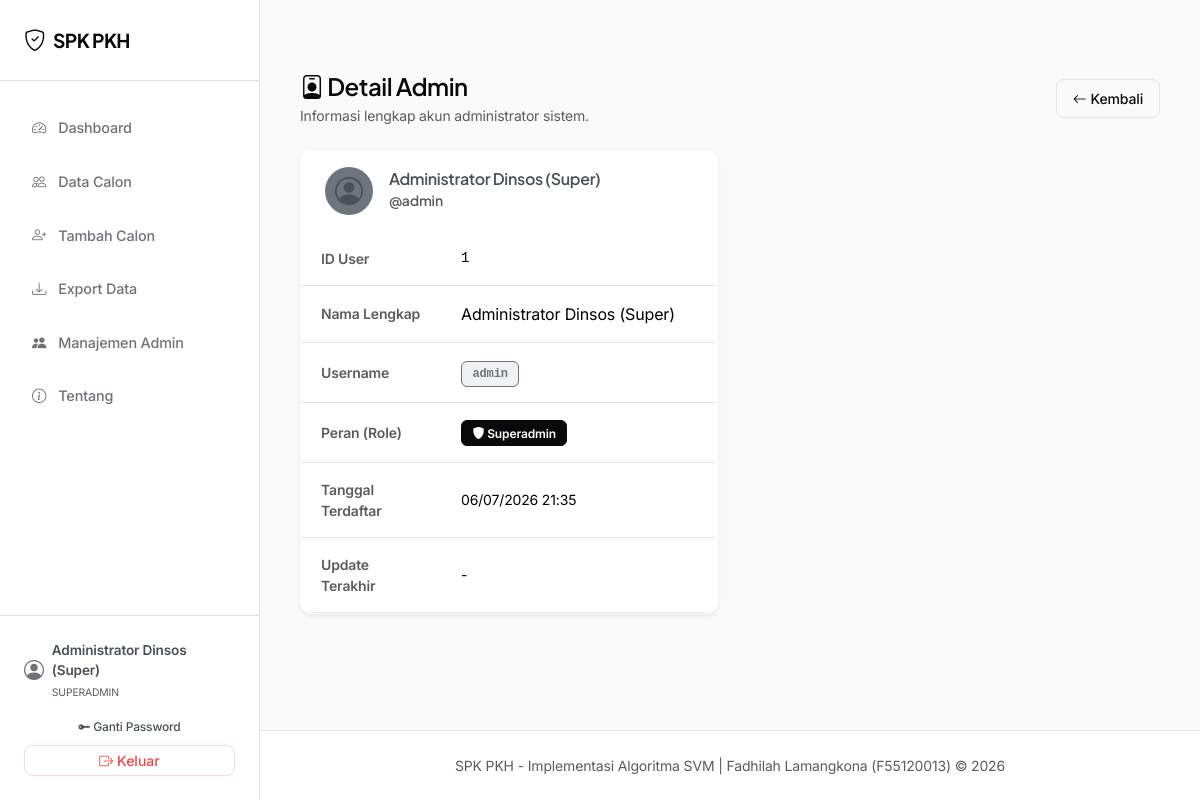
The page /admin/users/1/detail (signed in) on the database its author committed.
### models_db.py (models this page shows, shortened)
class User(db.Model):
    __tablename__ = 'users'
    id = db.Column(db.Integer, primary_key=True)
    username = db.Column(db.String(50), unique=True, nullable=False)
    password_hash = db.Column(db.String(255), nullable=False)
    nama_lengkap = db.Column(db.String(100), nullable=False)
    role = db.Column(db.String(20), nullable=False, default='admin')  # 'superadmin' atau 'admin'
    must_change_password = db.Column(db.Boolean, default=False)
    created_at = db.Column(db.DateTime, default=lambda: datetime.now(timezone.utc))

### routes/admin.py (the view)
@admin_bp.route('/users/<int:id>/detail')
@login_required
@superadmin_required
def detail_user(id):
    user = User.query.get_or_404(id)
    return render_template('admin/user_detail.html', user=user)

### core/auth.py (called while the page is built)
def login_required(f):
    @wraps(f)
    def decorated_function(*args, **kwargs):
        if 'user_id' not in session:
            flash('Silakan login terlebih dahulu untuk mengakses sistem.', 'warning')
            return redirect(url_for('auth.login'))
        from flask import request as _req
        if _req.endpoint != 'auth.change_password':
            user = User.query.get(session['user_id'])
            if user and user.must_change_password:
                flash('Anda harus mengganti password sebelum dapat mengakses sistem.', 'warning')
                return redirect(url_for('auth.change_password', force=True))
        return f(*args, **kwargs)
    return decorated_function

def superadmin_required(f):
    @wraps(f)
    def decorated_function(*args, **kwargs):
        if 'user_id' not in session:
            flash('Silakan login terlebih dahulu untuk mengakses sistem.', 'warning')
            return redirect(url_for('auth.login'))
        user = User.query.get(session['user_id'])
        if not user or user.role != 'superadmin':
            flash('Anda tidak memiliki hak akses untuk halaman ini.', 'danger')
            return redirect(url_for('dashboard.index'))
        return f(*args, **kwargs)
    return decorated_function

def inject_user():
    if 'user_id' in session:
        user = User.query.get(session['user_id'])
        return dict(current_user=user)
    return dict(current_user=None)

def generate_csrf_token():
    if '_csrf_token' not in session:
        session['_csrf_token'] = secrets.token_hex(32)
    return session['_csrf_token']

def inject_csrf():
    return dict(csrf_token=generate_csrf_token())

### core/security.py (called while the page is built)
def register_security_headers(app):
    @app.after_request
    def add_security_headers(response):
        for header, value in _SECURITY_HEADERS.items():
            response.headers[header] = value
        return response

### templates/admin/user_detail.html (shortened to what this page needs)
{% extends 'base.html' %}
{% block content %}
<div class="stagger-container py-3">
    <div class="d-flex justify-content-between align-items-center mb-4">
        <div>
            <h4 class="mb-1"><i class="bi bi-person-badge"></i> Detail Admin</h4>
            <p class="text-muted small mb-0">Informasi lengkap akun administrator sistem.</p>
        </div>
        <a href="{{ url_for('admin.list_users') }}" class="btn btn-outline-primary btn-sm d-flex align-items-center gap-1">
            <i class="bi bi-arrow-left"></i> Kembali
        </a>
    </div>
    <div class="row">
        <div class="col-md-7 col-lg-6">
            <div class="card shadow-sm border border-light border-opacity-10">
                <div class="card-header bg-transparent border-bottom border-light border-opacity-10 py-3 d-flex align-items-center gap-3">
                    <div class="d-inline-flex align-items-center justify-content-center bg-secondary bg-opacity-20 text-dark-emphasis rounded-circle" style="width: 48px; height: 48px;">
                        <i class="bi bi-person-circle fs-3"></i>
                    </div>
                    <div>
                        <h6 class="mb-0 fw-semibold text-dark-emphasis">{{ user.nama_lengkap }}</h6>
                        <span class="text-muted small">@{{ user.username }}</span>
                    </div>
                </div>
                <div class="card-body p-0">
                    <div class="table-responsive border-0">
                        <table class="table mb-0">
                            <tbody>
                                <tr>
                                    <td class="text-muted small fw-semibold" style="width: 140px;">ID User</td>
                                    <td class="font-monospace small">{{ user.id }}</td>
                                </tr>
                                <tr>
                                    <td class="text-muted small fw-semibold">Nama Lengkap</td>
                                    <td>{{ user.nama_lengkap }}</td>
                                </tr>
                                <tr>
                                    <td class="text-muted small fw-semibold">Username</td>
                                    <td><span class="badge bg-secondary bg-opacity-10 text-secondary border border-secondary border-opacity-20 font-monospace">{{ user.username }}</span></td>
                                </tr>
                                <tr>
                                    <td class="text-muted small fw-semibold">Peran (Role)</td>
                                    <td>
                                        {% if user.role == 'superadmin' %}
                                        <span class="badge badge-layak"><i class="bi bi-shield-fill"></i> Superadmin</span>
                                        {% else %}
                                        <span class="badge badge-tidak-layak text-dark-emphasis"><i class="bi bi-person"></i> Admin</span>
                                        {% endif %}
                                    </td>
                                </tr>
                                <tr>
                                    <td class="text-muted small fw-semibold">Tanggal Terdaftar</td>
                                    <td class="small">{{ user.created_at.strftime('%d/%m/%Y %H:%M') if user.created_at else '-' }}</td>
                                </tr>
                                <tr>
                                    <td class="text-muted small fw-semibold">Update Terakhir</td>
                                    <td class="small">{{ user.updated_at.strftime('%d/%m/%Y %H:%M') if user.updated_at else '-' }}</td>
                                </tr>
                            </tbody>
                        </table>
                    </div>
                </div>
            </div>
        </div>
    </div>
</div>
{% endblock %}

### templates/base.html (shortened to what this page needs)
<!DOCTYPE html>
<html lang="id" data-bs-theme="light">
<head>
    <link href="https://cdn.jsdelivr.net/npm/bootstrap@5.3.3/dist/css/bootstrap.min.css" rel="stylesheet">
    <link rel="stylesheet" href="https://cdn.jsdelivr.net/npm/bootstrap-icons@1.11.3/font/bootstrap-icons.min.css">
    <link rel="stylesheet" href="{{ url_for('static', filename='css/style.css') }}">
</head>
<body>
    {% if current_user %}
    <div class="app-container">
        <aside class="sidebar-panel" id="sidebarPanel">
            <div class="sidebar-header">
                <a class="sidebar-brand" href="{{ url_for('dashboard.index') }}">
                    <i class="bi bi-shield-check"></i> SPK PKH
                </a>
            </div>
            <ul class="sidebar-menu">
                <li>
                    <a class="sidebar-link {% if request.endpoint == 'dashboard.index' %}active{% endif %}" href="{{ url_for('dashboard.index') }}">
                        <i class="bi bi-speedometer2"></i> Dashboard
                    </a>
                </li>
                <li>
                    <a class="sidebar-link {% if request.endpoint in ('calon.daftar_calon', 'calon.edit_calon', 'calon.prediksi_ulang', 'calon.export_calon') %}active{% endif %}" href="{{ url_for('calon.daftar_calon') }}">
                        <i class="bi bi-people"></i> Data Calon
                    </a>
                </li>
                <li>
                    <a class="sidebar-link {% if request.endpoint in ('calon.tambah_calon', 'calon.import_calon') %}active{% endif %}" href="{{ url_for('calon.tambah_calon') }}">
                        <i class="bi bi-person-plus"></i> Tambah Calon
                    </a>
                </li>
                <li>
                    <a class="sidebar-link {% if request.endpoint == 'calon.export_calon' %}active{% endif %}" href="{{ url_for('calon.export_calon') }}">
                        <i class="bi bi-download"></i> Export Data
                    </a>
                </li>
                {% if current_user.role == 'superadmin' %}
                <li>
                    <a class="sidebar-link {% if request.endpoint in ('admin.list_users', 'admin.tambah_user') %}active{% endif %}" href="{{ url_for('admin.list_users') }}">
                        <i class="bi bi-people-fill"></i> Manajemen Admin
                    </a>
                </li>
                {% endif %}
                <li>
                    <a class="sidebar-link {% if request.endpoint == 'about.index' %}active{% endif %}" href="{{ url_for('about.index') }}">
                        <i class="bi bi-info-circle"></i> Tentang
                    </a>
                </li>
            </ul>
            <div class="sidebar-footer">
                <div class="sidebar-user">
                    <i class="bi bi-person-circle fs-5"></i>
                    <div>
                        <div class="fw-semibold text-dark-emphasis">{{ current_user.nama_lengkap }}</div>
                        <small class="text-muted text-uppercase" style="font-size: 0.65rem;">
                            {{ 'Superadmin' if current_user.role == 'superadmin' else 'Admin Pendamping' }}
                        </small>
                    </div>
                </div>
                <div class="d-flex flex-column gap-1 w-100">
                    <a href="{{ url_for('auth.change_password') }}" class="btn btn-outline-secondary w-100 btn-sm py-1 border-light border-opacity-10 text-dark-emphasis" style="font-size: 0.75rem;">
                        <i class="bi bi-key-fill"></i> Ganti Password
                    </a>
                    <form method="POST" action="{{ url_for('auth.logout') }}" class="w-100">
                        <button type="submit" class="btn btn-outline-danger w-100 btn-sm py-1">
                            <i class="bi bi-box-arrow-right"></i> Keluar
                        </button>
                    </form>
                </div>
            </div>
        </aside>
        <div class="content-wrapper">
            <main class="main-content">
                {% block content %}{% endblock %}
            </main>
            <footer class="footer">
                <div class="container-fluid text-center text-muted small">
                    SPK PKH - Implementasi Algoritma SVM |
                    Fadhilah Lamangkona (F55120013) &copy; 2026
                </div>
            </footer>
        </div>
    </div>
    {% endif %}
</body>
</html>

### rows shown on the page
User: nama_lengkap "Administrator Dinsos (Super)", role "SUPERADMIN", username "admin", id "1", created_at "06/07/2026 21:35"

### other values the page prints
{{ user.updated_at.strftime('%d/%m/%Y %H:%M') if user.updated_at else '-' }} "-"
